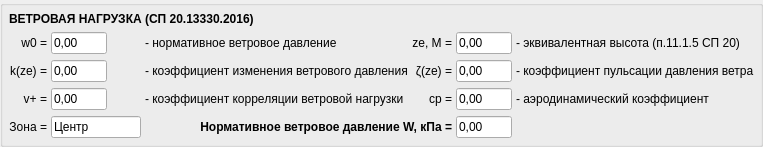
           <widget class="QGroupBox" name="groupBox_3">
            <property name="title">
             <string />
            </property>
            <layout class="QGridLayout" name="gridLayout_wind">
             <property name="leftMargin">
              <number>6</number>
             </property>
             <property name="topMargin">
              <number>6</number>
             </property>
             <property name="rightMargin">
              <number>6</number>
             </property>
             <property name="bottomMargin">
              <number>6</number>
             </property>
             <property name="horizontalSpacing">
              <number>4</number>
             </property>
             <item row="0" column="0" colspan="6">
              <widget class="QLabel" name="label_22">
               <property name="text">
                <string>&lt;html&gt;&lt;head/&gt;&lt;body&gt;&lt;p&gt;&lt;span style=" font-weight:700;"&gt;ВЕТРОВАЯ НАГРУЗКА (СП 20.13330.2016)&lt;/span&gt;&lt;/p&gt;&lt;/body&gt;&lt;/html&gt;</string>
               </property>
              </widget>
             </item>
             <item row="1" column="0">
              <widget class="QLabel" name="label_21">
               <property name="text">
                <string>w0 =</string>
               </property>
               <property name="alignment">
                <set>Qt::AlignRight|Qt::AlignTrailing|Qt::AlignVCenter</set>
               </property>
              </widget>
             </item>
             <item row="1" column="1">
              <widget class="QLineEdit" name="lineEdit_13">
               <property name="sizePolicy">
                <sizepolicy hsizetype="Preferred" vsizetype="Fixed">
                 <horstretch>0</horstretch>
                 <verstretch>0</verstretch>
                </sizepolicy>
               </property>
               <property name="minimumSize">
                <size>
                 <width>44</width>
                 <height>0</height>
                </size>
               </property>
               <property name="maximumSize">
                <size>
                 <width>56</width>
                 <height>16777215</height>
                </size>
               </property>
               <property name="text">
                <string>0,00</string>
               </property>
               <property name="readOnly">
                <bool>true</bool>
               </property>
              </widget>
             </item>
             <item row="1" column="2">
              <widget class="QLabel" name="label_23">
               <property name="text">
                <string>- нормативное ветровое давление</string>
               </property>
              </widget>
             </item>
             <item row="1" column="3">
              <widget class="QLabel" name="label_25">
               <property name="text">
                <string>ze, М =</string>
               </property>
               <property name="alignment">
                <set>Qt::AlignRight|Qt::AlignTrailing|Qt::AlignVCenter</set>
               </property>
              </widget>
             </item>
             <item row="1" column="4">
              <widget class="QLineEdit" name="lineEdit_14">
               <property name="sizePolicy">
                <sizepolicy hsizetype="Preferred" vsizetype="Fixed">
                 <horstretch>0</horstretch>
                 <verstretch>0</verstretch>
                </sizepolicy>
               </property>
               <property name="minimumSize">
                <size>
                 <width>44</width>
                 <height>0</height>
                </size>
               </property>
               <property name="maximumSize">
                <size>
                 <width>56</width>
                 <height>16777215</height>
                </size>
               </property>
               <property name="text">
                <string>0,00</string>
               </property>
               <property name="readOnly">
                <bool>true</bool>
               </property>
              </widget>
             </item>
             <item row="1" column="5">
              <widget class="QLabel" name="label_24">
               <property name="text">
                <string>- эквивалентная высота (п.11.1.5 СП 20)</string>
               </property>
              </widget>
             </item>
             <item row="2" column="0">
              <widget class="QLabel" name="label_27">
               <property name="text">
                <string>k(ze) =</string>
               </property>
               <property name="alignment">
                <set>Qt::AlignRight|Qt::AlignTrailing|Qt::AlignVCenter</set>
               </property>
              </widget>
             </item>
             <item row="2" column="1">
              <widget class="QLineEdit" name="lineEdit_15">
               <property name="sizePolicy">
                <sizepolicy hsizetype="Preferred" vsizetype="Fixed">
                 <horstretch>0</horstretch>
                 <verstretch>0</verstretch>
                </sizepolicy>
               </property>
               <property name="minimumSize">
                <size>
                 <width>44</width>
                 <height>0</height>
                </size>
               </property>
               <property name="maximumSize">
                <size>
                 <width>56</width>
                 <height>16777215</height>
                </size>
               </property>
               <property name="text">
                <string>0,00</string>
               </property>
               <property name="readOnly">
                <bool>true</bool>
               </property>
              </widget>
             </item>
             <item row="2" column="2">
              <widget class="QLabel" name="label_26">
               <property name="text">
                <string>- коэффициент изменения ветрового давления</string>
               </property>
              </widget>
             </item>
             <item row="2" column="3">
              <widget class="QLabel" name="label_29">
               <property name="text">
                <string>ζ(ze) =</string>
               </property>
               <property name="alignment">
                <set>Qt::AlignRight|Qt::AlignTrailing|Qt::AlignVCenter</set>
               </property>
              </widget>
             </item>
             <item row="2" column="4">
              <widget class="QLineEdit" name="lineEdit_16">
               <property name="sizePolicy">
                <sizepolicy hsizetype="Preferred" vsizetype="Fixed">
                 <horstretch>0</horstretch>
                 <verstretch>0</verstretch>
                </sizepolicy>
               </property>
               <property name="minimumSize">
                <size>
                 <width>44</width>
                 <height>0</height>
                </size>
               </property>
               <property name="maximumSize">
                <size>
                 <width>56</width>
                 <height>16777215</height>
                </size>
               </property>
               <property name="text">
                <string>0,00</string>
               </property>
               <property name="readOnly">
                <bool>true</bool>
               </property>
              </widget>
             </item>
             <item row="2" column="5">
              <widget class="QLabel" name="label_28">
               <property name="text">
                <string>- коэффициент пульсации давления ветра</string>
               </property>
              </widget>
             </item>
             <item row="3" column="0">
              <widget class="QLabel" name="label_39">
               <property name="text">
                <string>v+ =</string>
               </property>
               <property name="alignment">
                <set>Qt::AlignRight|Qt::AlignTrailing|Qt::AlignVCenter</set>
               </property>
              </widget>
             </item>
             <item row="3" column="1">
              <widget class="QLineEdit" name="lineEdit_21">
               <property name="sizePolicy">
                <sizepolicy hsizetype="Preferred" vsizetype="Fixed">
                 <horstretch>0</horstretch>
                 <verstretch>0</verstretch>
                </sizepolicy>
               </property>
               <property name="minimumSize">
                <size>
                 <width>44</width>
                 <height>0</height>
                </size>
               </property>
               <property name="maximumSize">
                <size>
                 <width>56</width>
                 <height>16777215</height>
                </size>
               </property>
               <property name="text">
                <string>0,00</string>
               </property>
               <property name="readOnly">
                <bool>true</bool>
               </property>
              </widget>
             </item>
             <item row="3" column="2">
              <widget class="QLabel" name="label_40">
               <property name="text">
                <string>- коэффициент корреляции ветровой нагрузки</string>
               </property>
              </widget>
             </item>
             <item row="3" column="3">
              <widget class="QLabel" name="label_42">
               <property name="text">
                <string>cp =</string>
               </property>
               <property name="alignment">
                <set>Qt::AlignRight|Qt::AlignTrailing|Qt::AlignVCenter</set>
               </property>
              </widget>
             </item>
             <item row="3" column="4">
              <widget class="QLineEdit" name="lineEdit_23">
               <property name="sizePolicy">
                <sizepolicy hsizetype="Preferred" vsizetype="Fixed">
                 <horstretch>0</horstretch>
                 <verstretch>0</verstretch>
                </sizepolicy>
               </property>
               <property name="minimumSize">
                <size>
                 <width>44</width>
                 <height>0</height>
                </size>
               </property>
               <property name="maximumSize">
                <size>
                 <width>56</width>
                 <height>16777215</height>
                </size>
               </property>
               <property name="text">
                <string>0,00</string>
               </property>
               <property name="readOnly">
                <bool>true</bool>
               </property>
              </widget>
             </item>
             <item row="3" column="5">
              <widget class="QLabel" name="label_43">
               <property name="text">
                <string>- аэродинамический коэффициент</string>
               </property>
              </widget>
             </item>
             <item row="4" column="0">
              <widget class="QLabel" name="label_41">
               <property name="text">
                <string>Зона =</string>
               </property>
               <property name="alignment">
                <set>Qt::AlignRight|Qt::AlignTrailing|Qt::AlignVCenter</set>
               </property>
              </widget>
             </item>
             <item row="4" column="1">
              <widget class="QLineEdit" name="lineEdit_22">
               <property name="sizePolicy">
                <sizepolicy hsizetype="Preferred" vsizetype="Fixed">
                 <horstretch>0</horstretch>
                 <verstretch>0</verstretch>
                </sizepolicy>
               </property>
               <property name="minimumSize">
                <size>
                 <width>44</width>
                 <height>0</height>
                </size>
               </property>
               <property name="maximumSize">
                <size>
                 <width>90</width>
                 <height>16777215</height>
                </size>
               </property>
               <property name="text">
                <string>Центр</string>
               </property>
               <property name="readOnly">
                <bool>true</bool>
               </property>
              </widget>
             </item>
             <item row="4" column="2" colspan="2">
              <widget class="QLabel" name="label_44">
               <property name="text">
                <string>&lt;html&gt;&lt;head/&gt;&lt;body&gt;&lt;p align="right"&gt;&lt;span style=" font-weight:700;"&gt;Нормативное ветровое давление W, кПа =&lt;/span&gt;&lt;/p&gt;&lt;/body&gt;&lt;/html&gt;</string>
               </property>
               <property name="textFormat">
                <enum>Qt::AutoText</enum>
               </property>
              </widget>
             </item>
             <item row="4" column="4">
              <widget class="QLineEdit" name="lineEdit_24">
               <property name="sizePolicy">
                <sizepolicy hsizetype="Preferred" vsizetype="Fixed">
                 <horstretch>0</horstretch>
                 <verstretch>0</verstretch>
                </sizepolicy>
               </property>
               <property name="minimumSize">
                <size>
                 <width>44</width>
                 <height>0</height>
                </size>
               </property>
               <property name="maximumSize">
                <size>
                 <width>56</width>
                 <height>16777215</height>
                </size>
               </property>
               <property name="text">
                <string>0,00</string>
               </property>
               <property name="readOnly">
                <bool>true</bool>
               </property>
              </widget>
             </item>
             <item row="1" column="6">
              <spacer name="horizontalSpacer_wind">
               <property name="orientation">
                <enum>Qt::Horizontal</enum>
               </property>
               <property name="sizeHint" stdset="0">
                <size>
                 <width>0</width>
                 <height>20</height>
                </size>
               </property>
              </spacer>
             </item>
            </layout>
           </widget>
